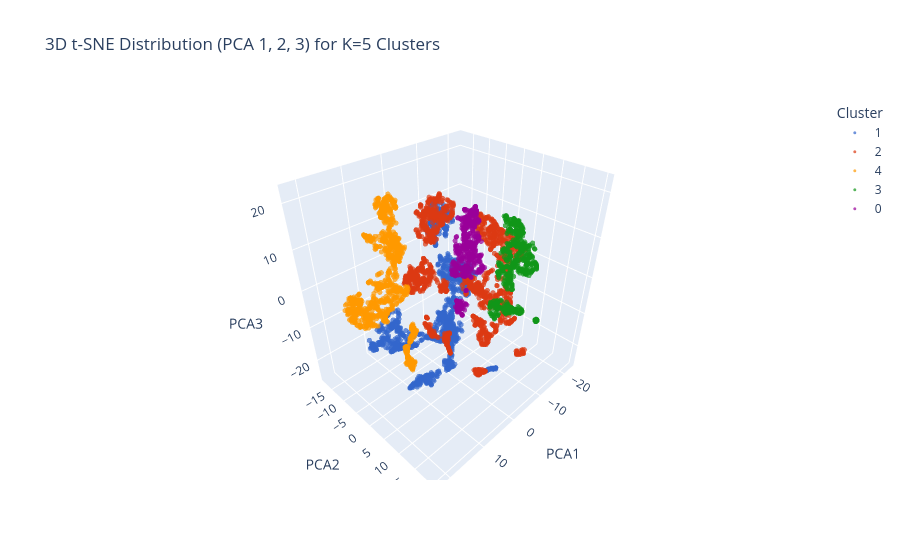

The notebook cell this image was saved under:
### Markdown cell above
### K-Means++ Selection of PCAs: 

Number of PCs were manually varied to see the goodness of clustering and, observed that considering 6 PCs would be a optimum number for this method

### Code cell
#-----------------------------------------------------------
# K-Means ++ Contd.. Plotting and Visualization of Metrics
#-----------------------------------------------------------

# --- 6. 3D TSNE PLOT SPECIFICALLY FOR K=5 ---

# Generate the cluster labels specifically for K=5 
kmeans_5 = KMeans(n_clusters=5, init="k-means++", random_state=42)
labels_full_5 = kmeans_5.fit_predict(X_train_pca_km)

# Match the labels to our 5,000 downsampled evaluation points
if sample_indices_km is not None:
    labels_sample_km_5 = labels_full_5[sample_indices_km]
else:
    labels_sample_km_5 = labels_full_5

# Isolate the top 3 principal components (PCA 1, 2, 3) from our sampled data
X_sample_pca_123 = X_train_sample_km[:, 0:3]

# Fit 3D t-SNE to translate those components into 3 coordinate axes
tsne_3d = TSNE(n_components=3, perplexity=30, random_state=42, n_jobs=-1)
tsne_embedding = tsne_3d.fit_transform(X_sample_pca_123)

# Build a DataFrame for plot
tsne_df = pd.DataFrame(tsne_embedding, columns=["PCA1", "PCA2", "PCA3"])
tsne_df["Cluster"] = labels_sample_km_5.astype(str)

fig = px.scatter_3d(
    tsne_df,
    x="PCA1",
    y="PCA2",
    z="PCA3",
    color="Cluster",
    title="3D t-SNE Distribution (PCA 1, 2, 3) for K=5 Clusters",
    opacity=0.7,
    color_discrete_sequence=px.colors.qualitative.G10,
)
fig.update_traces(marker=dict(size=3))
fig.show()

# ---7. Elbow Plot for K vs MSE (Quantization)
plt.figure(figsize=(7, 4))
plt.plot(k_values, mse_scores, "bo-", linewidth=2, markersize=7)
plt.title("Elbow Method: MSE (Quantization Error) vs. Clusters (K)", fontsize=12, fontweight="bold")
plt.xlabel("Number of Clusters (K)", fontsize=10)
plt.ylabel("MSE (Quantization Error)", fontsize=10)
plt.xticks(k_values)
plt.grid(True, linestyle="--", alpha=0.6)
plt.tight_layout()
plt.show()

### Figure 1 — Plotly figure (JSON) as saved in the notebook; plotly's stock layout.template omitted (floating-point values rounded to 4 significant figures; data arrays with more than 128 entries replaced by an {"elided": "..."} marker saying what was removed)
{"data": [{"hovertemplate": "Cluster=1<br>PCA1=%{x}<br>PCA2=%{y}<br>PCA3=%{z}<extra></extra>", "legendgroup": "1", "marker": {"color": "#3366CC", "opacity": 0.7, "size": 3, "symbol": "circle"}, "mode": "markers", "name": "1", "scene": "scene", "showlegend": true, "type": "scatter3d", "x": {"elided": "1256 float values"}, "y": {"elided": "1256 float values"}, "z": {"elided": "1256 float values"}}, {"hovertemplate": "Cluster=2<br>PCA1=%{x}<br>PCA2=%{y}<br>PCA3=%{z}<extra></extra>", "legendgroup": "2", "marker": {"color": "#DC3912", "opacity": 0.7, "size": 3, "symbol": "circle"}, "mode": "markers", "name": "2", "scene": "scene", "showlegend": true, "type": "scatter3d", "x": {"elided": "1549 float values"}, "y": {"elided": "1549 float values"}, "z": {"elided": "1549 float values"}}, {"hovertemplate": "Cluster=4<br>PCA1=%{x}<br>PCA2=%{y}<br>PCA3=%{z}<extra></extra>", "legendgroup": "4", "marker": {"color": "#FF9900", "opacity": 0.7, "size": 3, "symbol": "circle"}, "mode": "markers", "name": "4", "scene": "scene", "showlegend": true, "type": "scatter3d", "x": {"elided": "1106 float values"}, "y": {"elided": "1106 float values"}, "z": {"elided": "1106 float values"}}, {"hovertemplate": "Cluster=3<br>PCA1=%{x}<br>PCA2=%{y}<br>PCA3=%{z}<extra></extra>", "legendgroup": "3", "marker": {"color": "#109618", "opacity": 0.7, "size": 3, "symbol": "circle"}, "mode": "markers", "name": "3", "scene": "scene", "showlegend": true, "type": "scatter3d", "x": {"elided": "586 float values"}, "y": {"elided": "586 float values"}, "z": {"elided": "586 float values"}}, {"hovertemplate": "Cluster=0<br>PCA1=%{x}<br>PCA2=%{y}<br>PCA3=%{z}<extra></extra>", "legendgroup": "0", "marker": {"color": "#990099", "opacity": 0.7, "size": 3, "symbol": "circle"}, "mode": "markers", "name": "0", "scene": "scene", "showlegend": true, "type": "scatter3d", "x": {"elided": "503 float values"}, "y": {"elided": "503 float values"}, "z": {"elided": "503 float values"}}], "layout": {"legend": {"title": {"text": "Cluster"}, "tracegroupgap": 0}, "scene": {"domain": {"x": [0, 1], "y": [0, 1]}, "xaxis": {"title": {"text": "PCA1"}}, "yaxis": {"title": {"text": "PCA2"}}, "zaxis": {"title": {"text": "PCA3"}}}, "title": {"text": "3D t-SNE Distribution (PCA 1, 2, 3) for K=5 Clusters"}}}
